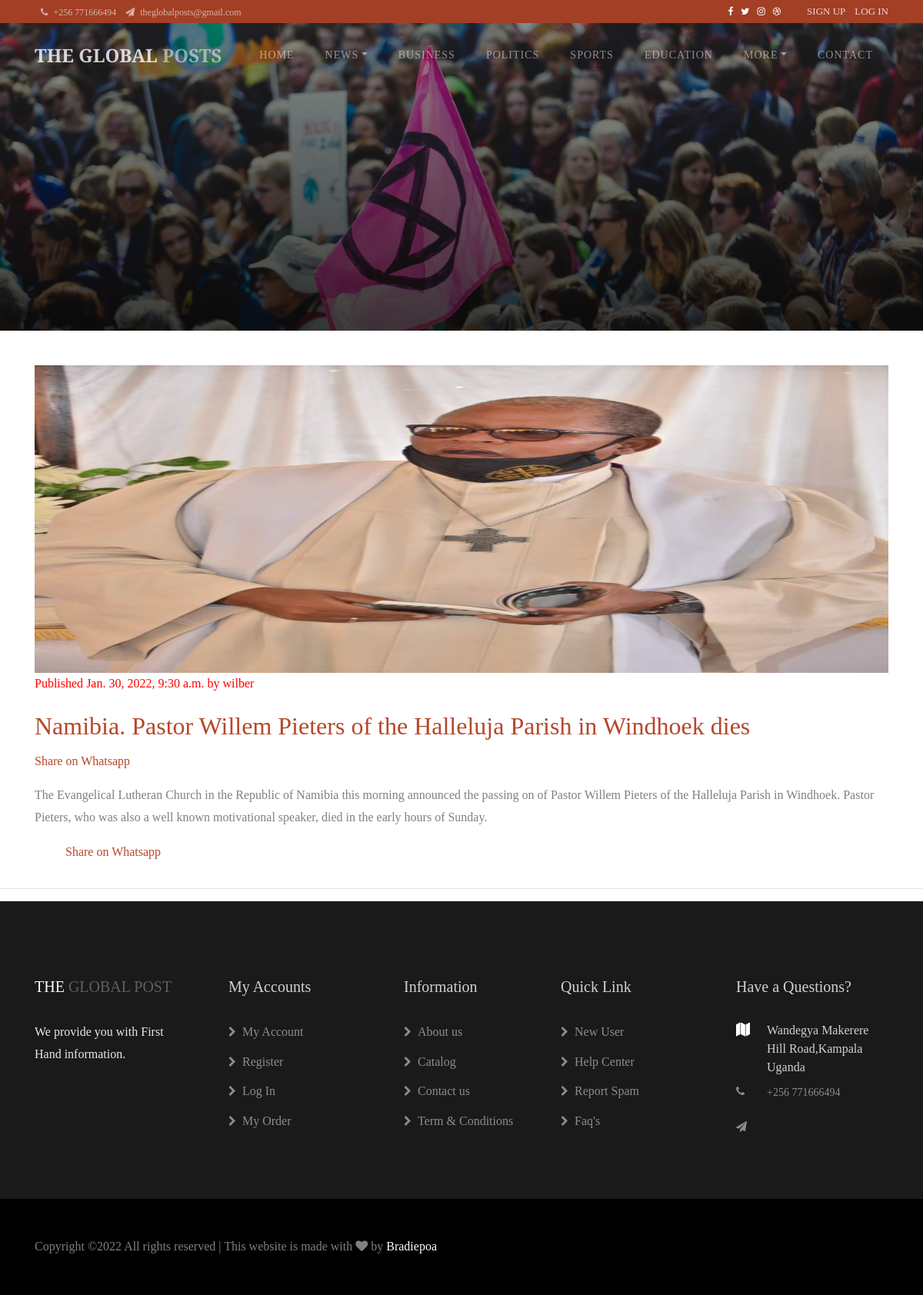
Screenshot of /details/152/ with the database file from the repository.
### mainweb/models.py (models this page shows, shortened)
class Post(models.Model):
	STATUS_CHIOCES = (
		('draft','Draft'),
		('published','Published'),
		)
	title = models.CharField(max_length=250)
	slug = models.SlugField(max_length=250, unique_for_date='publish')
	author = models.ForeignKey(User, on_delete=models.CASCADE, related_name='blog_posts')
	category = models.ForeignKey(Category,on_delete=models.SET_NULL, null=True,blank=True )
	img = models.ImageField(upload_to='images/blog', blank=True, null=True)
	body =models.TextField()
	publish = models.DateTimeField(default=timezone.now)
	created = models.DateField(auto_now_add=True)
	updated = models.DateTimeField(auto_now=True)
	status = models.CharField(max_length=10,choices=STATUS_CHIOCES, default='published ')
	viewers = models.IntegerField(default=1, null=True)
	objects =models.Manager()
	published = PublishedManager()
	class Meta:
		ordering = ('-publish',)
	@property
	def imgURL(self):
		try:
			url = self.img.url
		except:
			url =''
		return url

### mainweb/views.py (the view)
# urls.py: path('details/<str:pk_details>/', views.post_detail, name="details"),
def post_detail(request,pk_details):
	object_list = Post.published.get(id=pk_details)
	try:
	    object_list.viewers = object_list.viewers + 1
	    object_list.save()
	except:
	    redirect(reverse('mainweb:homepage'))
	context = {'object_list':object_list}
	return render(request, 'mainweb/details.html',context)

### mainweb/templates/mainweb/details.html (shortened to what this page needs)
{% extends 'mainweb/base.html' %}
{% load static %}
{% block content %}
<section class="hero-wrap hero-wrap-2" style="background-image: url({% static 'images/banner.jpg' %});" data-stellar-background-ratio="0.5">
  <div class="overlay"></div>
  <div class="container">
    <div class="row no-gutters slider-text align-items-end justify-content-center">
    </div>
  </div>
</section><br/>
<section class="blog_area section-padding pt-3">
<div class="container">
    <div class="row">
        <div class="col-lg-12 mb-5 mb-lg-0">
            <div class="blog_left_sidebar">
                <article class="blog_item">
                    <div class="blog_item_img">
                        <img class="card-img rounded-0" src="{{ object_list.imgURL }}" height="400px" alt="">
                         <p style="color: red" class="blog_item_date">Published {{ object_list.publish }}  by {{ object_list.author }}</p>
                    </div>
                    <div class="blog_details">
                     <h2> <a class="d-inline-block" href="">
                        {{ object_list.title }}
                    </a>
                    </h2>
                        <a href="whatsapp://send?text=http://www.theglobalposts.com/details/{{ object_list.id }}" data-action="share/whatsapp/share" target="_blank">Share on Whatsapp</a>
                        <p class="text-justify">{{ object_list.body|linebreaks }}</p>
                        <ul class="blog-info-link">
                            <a href="whatsapp://send?text=http://www.theglobalposts.com/details/{{ object_list.id }}" data-action="share/whatsapp/share" target="_blank">Share on Whatsapp</a>
                        </ul>
                    </div>
                </article>
            </div>
        </div>
    </div>
</div>
</section>
{% endblock content %}

### rows the page displays
Post: imgURL (picture), publish "Jan. 30, 2022, 9:30 a.m.", author "wilber", title "Namibia. Pastor Willem Pieters of the Halleluja Parish in Windhoek dies", body "The Evangelical Lutheran Church in the Republic of Namibia this morning announced the passing on of Pastor Willem Pieters of the Halleluja Parish in Windhoek. Pastor Pieters, who was also a well known motivational speaker, died in the early hours of Sunday."
